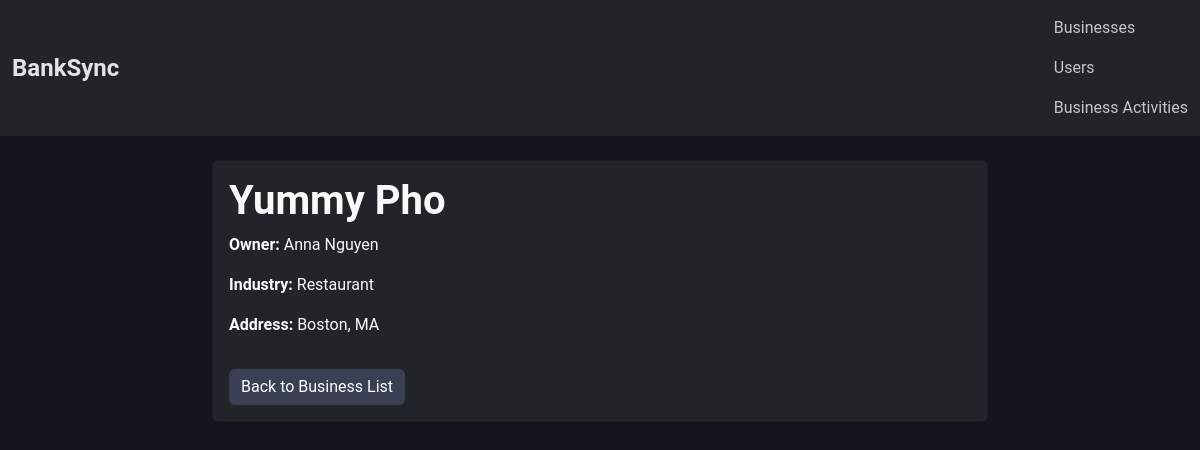
Screenshot of /bankrec/businesses/1/ with the database file from the repository.
### bankrec/models.py (models this page shows, shortened)
class Business(models.Model):
    name = models.CharField(max_length=100)
    person = models.ForeignKey(
        Person, related_name="businesses", on_delete=models.CASCADE
    )
    industry = models.CharField(max_length=100)  # i.e: Restaurants, Constructions,etc.
    address = models.CharField(max_length=200, blank=True, null=True)

class Person(models.Model):
    ROLES = [("individual", "Individual"), ("accountant", "Accountant")]
    first_name = models.CharField(max_length=100)
    last_name = models.CharField(max_length=100)
    email = models.EmailField(blank=True, null=True)
    address = models.TextField()
    role = models.CharField(max_length=20, choices=ROLES)

### bankrec/views.py (the view)
# urls.py: path("businesses/<int:pk>/", BusinessDetailView.as_view(), name="business_detail"),
class BusinessDetailView(DetailView):
    model = Business
    template_name = "bankrec/business_detail.html"
    context_object_name = "business"

### bankrec/templates/bankrec/business_detail.html (shortened to what this page needs)
{% extends 'bankrec/base.html' %}
{% block content %}
<div class="card bg-dark text-light">
    <div class="card-body">
        <h1 class="card-title">{{ business.name }}</h1>
        <p class="card-text"><strong>Owner:</strong> {{ business.person.first_name }} {{ business.person.last_name }}</p>
        <p class="card-text"><strong>Industry:</strong> {{ business.industry }}</p>
        {% if business.address %}
        <p class="card-text"><strong>Address:</strong> {{ business.address }}</p>
        {% endif %}
        <a href="{% url 'business_list' %}" class="btn btn-secondary mt-3">Back to Business List</a>
    </div>
</div>
{% endblock %}

### static/styles.css (style rules this page uses)
body { background-color: #12151d; color: #e0e4e9; font-family: 'Roboto', sans-serif; margin: 0; padding: 0; }
.btn-secondary { background-color: #3a3f53; border: none; }
h1 { color: #fff; font-weight: 700; margin-bottom: 1.5rem; }

### rows the page displays
Business: name "Yummy Pho", person.first_name "Anna", person.last_name "Nguyen", industry "Restaurant", address "Boston, MA"
